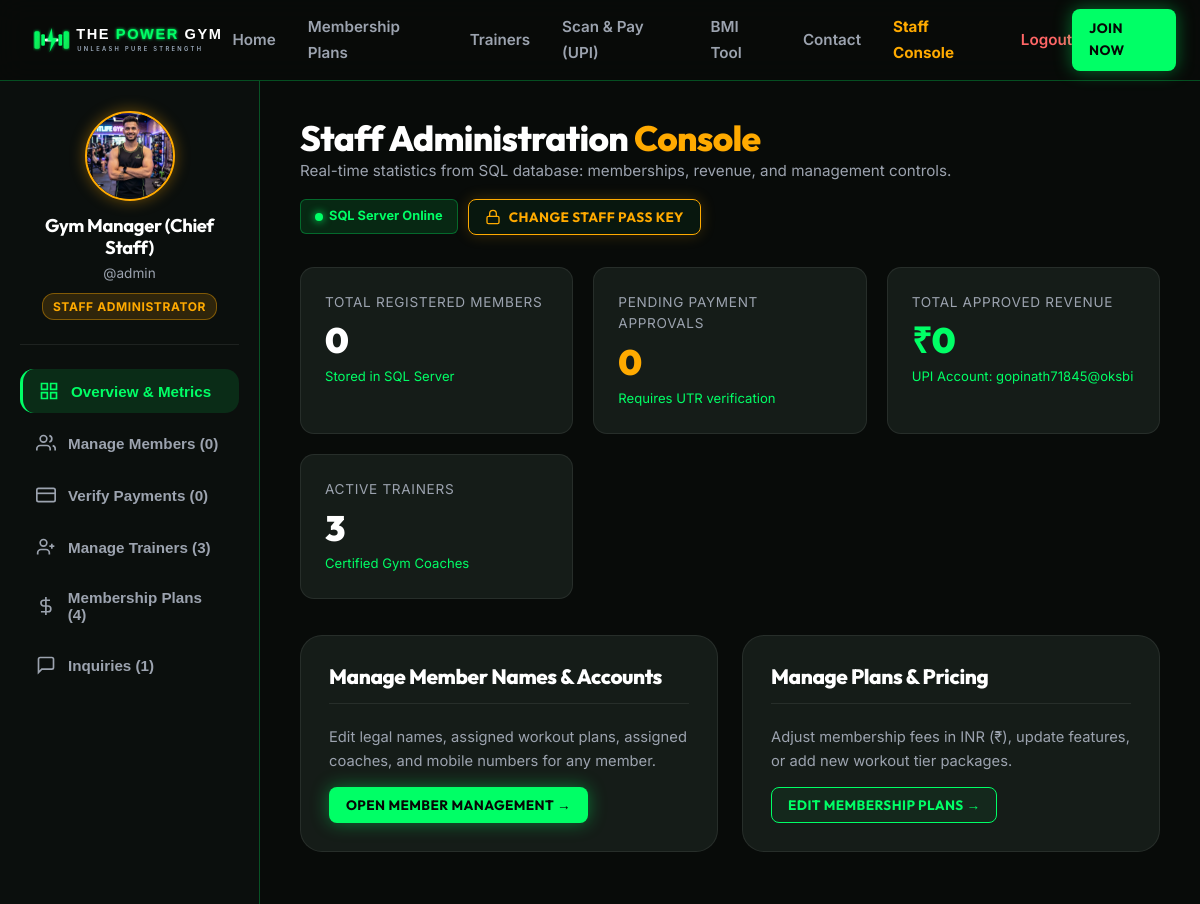
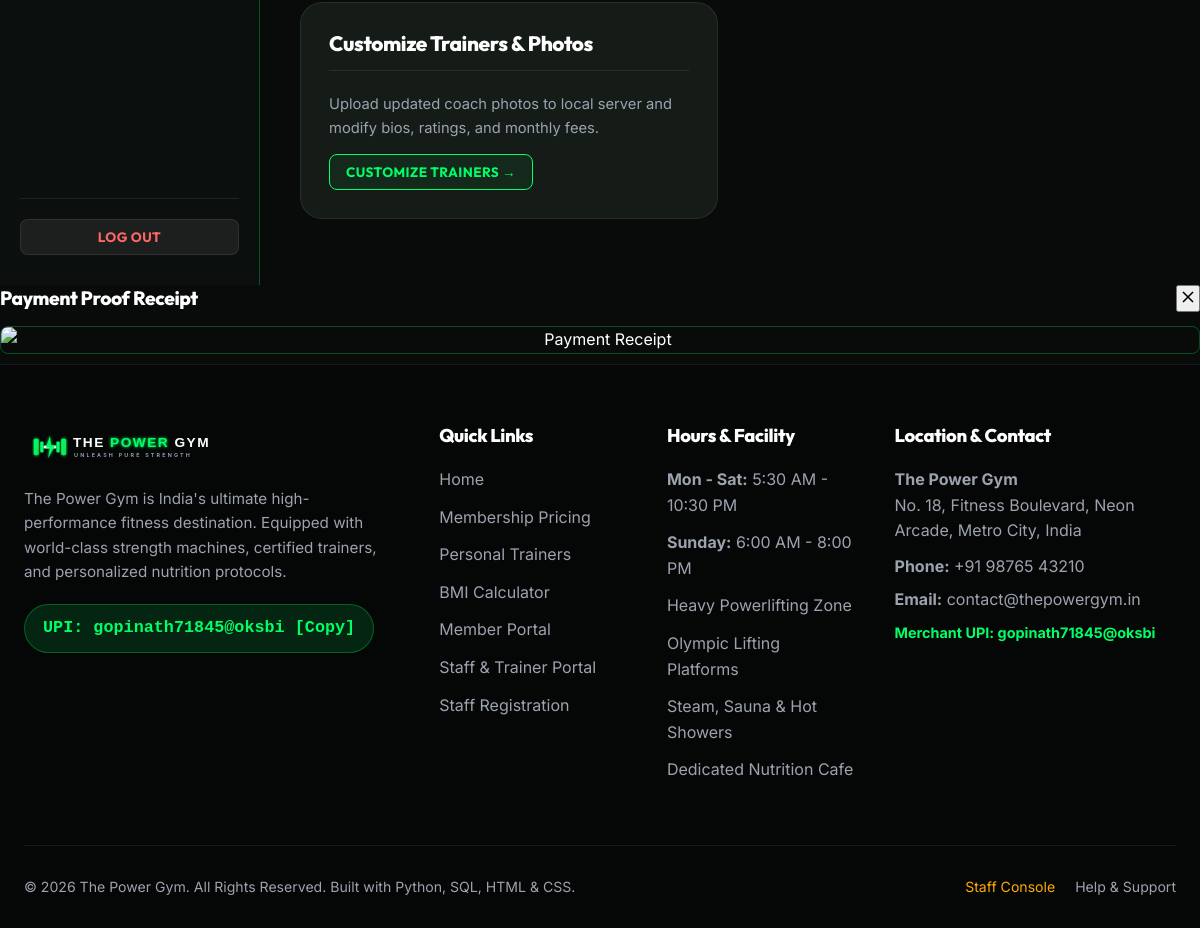
/staff/dashboard (signed in), run on the app's committed database (2 pictures, top to bottom).
### models.py (models this page shows, shortened)
class MemberProfile(db.Model):
    __tablename__ = 'member_profiles'
    id = db.Column(db.Integer, primary_key=True)
    user_id = db.Column(db.Integer, db.ForeignKey('users.id', ondelete='CASCADE'), nullable=False, unique=True)
    full_name = db.Column(db.String(120), nullable=False)
    avatar = db.Column(db.String(255), default='default_avatar.png')
    age = db.Column(db.Integer, nullable=True)
    gender = db.Column(db.String(20), nullable=True)
    height_cm = db.Column(db.Float, nullable=True)
    weight_kg = db.Column(db.Float, nullable=True)
    fitness_goal = db.Column(db.String(120), default='Muscle Building & Fitness')
    blood_group = db.Column(db.String(10), nullable=True)
    emergency_contact = db.Column(db.String(50), nullable=True)
    address = db.Column(db.Text, nullable=True)
    joined_date = db.Column(db.Date, default=date.today)

class User(UserMixin, db.Model):
    __tablename__ = 'users'
    id = db.Column(db.Integer, primary_key=True)
    username = db.Column(db.String(80), unique=True, nullable=False, index=True)
    email = db.Column(db.String(120), unique=True, nullable=False, index=True)
    phone = db.Column(db.String(20), nullable=True)
    password_hash = db.Column(db.String(256), nullable=False)
    role = db.Column(db.String(20), default='customer')  # 'customer' or 'staff'
    is_active = db.Column(db.Boolean, default=True)
    created_at = db.Column(db.DateTime, default=datetime.utcnow)
    profile = db.relationship('MemberProfile', backref='user', uselist=False, cascade='all, delete-orphan')
    memberships = db.relationship('Membership', backref='user', lazy='dynamic', cascade='all, delete-orphan')
    payments = db.relationship('Payment', backref='user', lazy='dynamic', cascade='all, delete-orphan')
    def is_staff(self):
        return self.role == 'staff'

### app.py (the view)
    @app.route('/staff/dashboard')
    @login_required
    def staff_dashboard():
        if not current_user.is_staff():
            flash('Access Denied. Only staff members can view the staff portal.', 'error')
            return redirect(url_for('customer_dashboard'))
        members = User.query.filter_by(role='customer').order_by(User.id.desc()).all()
        all_payments = Payment.query.order_by(Payment.id.desc()).all()
        pending_payments = [p for p in all_payments if p.status == 'Pending']
        trainers = Trainer.query.all()
        inquiries = ContactMessage.query.order_by(ContactMessage.id.desc()).all()
        all_plans = Plan.query.order_by(Plan.id.asc()).all()
        total_revenue = sum(p.amount for p in all_payments if p.status == 'Approved')
        return render_template(
            'staff_dashboard.html',
            profile=current_user.profile,
            members=members,
            all_payments=all_payments,
            pending_payments=pending_payments,
            pending_payments_count=len(pending_payments),
            trainers=trainers,
            inquiries=inquiries,
            total_revenue=total_revenue,
            all_plans=all_plans
        )

### templates/staff_dashboard.html (shortened to what this page needs)
{% extends "base.html" %}
{% block extra_css %}
<link rel="stylesheet" href="{{ url_for('static', filename='css/dashboard.css') }}">
{% endblock %}
{% block content %}
<div class="dashboard-layout">
  <aside class="dashboard-sidebar">
    <div class="sidebar-profile">
      <div class="profile-avatar-wrapper" style="border-color: #FFAA00; box-shadow: 0 0 15px rgba(255, 170, 0, 0.4);">
        <img src="{{ url_for('serve_media', filename=(profile.avatar if profile and profile.avatar else 'trainer_vikram.jpg')) }}" alt="Staff Avatar" onerror="this.src='{{ url_for('static', filename='images/default_avatar.png') }}'">
      </div>
      <h3 class="sidebar-username">{{ profile.full_name if profile else 'Chief Gym Manager' }}</h3>
      <div style="font-size: 0.85rem; color: var(--text-secondary); margin-bottom: 8px;">@{{ current_user.username }}</div>
      <span class="sidebar-badge badge-staff">Staff Administrator</span>
    </div>
    <ul class="sidebar-nav">
      <li>
        <button class="sidebar-link active" data-tab="staff-overview">
          <svg fill="none" stroke="currentColor" stroke-width="2" viewBox="0 0 24 24"><path d="M3 3h7v7H3zM14 3h7v7h-7zM14 14h7v7h-7zM3 14h7v7H3z"></path></svg>
          Overview & Metrics
        </button>
      </li>
      <li>
        <button class="sidebar-link" data-tab="staff-members">
          <svg fill="none" stroke="currentColor" stroke-width="2" viewBox="0 0 24 24"><path d="M17 21v-2a4 4 0 0 0-4-4H5a4 4 0 0 0-4 4v2"></path><circle cx="9" cy="7" r="4"></circle><path d="M23 21v-2a4 4 0 0 0-3-3.87"></path><path d="M16 3.13a4 4 0 0 1 0 7.75"></path></svg>
          Manage Members ({{ members|length }})
        </button>
      </li>
      <li>
        <button class="sidebar-link" data-tab="staff-payments">
          <svg fill="none" stroke="currentColor" stroke-width="2" viewBox="0 0 24 24"><rect x="1" y="4" width="22" height="16" rx="2" ry="2"></rect><line x1="1" y1="10" x2="23" y2="10"></line></svg>
          Verify Payments ({{ pending_payments_count }})
        </button>
      </li>
      <li>
        <button class="sidebar-link" data-tab="staff-trainers">
          <svg fill="none" stroke="currentColor" stroke-width="2" viewBox="0 0 24 24"><path d="M16 21v-2a4 4 0 0 0-4-4H6a4 4 0 0 0-4 4v2"></path><circle cx="9" cy="7" r="4"></circle><line x1="19" y1="8" x2="19" y2="14"></line><line x1="22" y1="11" x2="16" y2="11"></line></svg>
          Manage Trainers ({{ trainers|length }})
        </button>
      </li>
      <li>
        <button class="sidebar-link" data-tab="staff-plans">
          <svg fill="none" stroke="currentColor" stroke-width="2" viewBox="0 0 24 24"><line x1="12" y1="1" x2="12" y2="23"></line><path d="M17 5H9.5a3.5 3.5 0 0 0 0 7h5a3.5 3.5 0 0 1 0 7H6"></path></svg>
          Membership Plans ({{ all_plans|length }})
        </button>
      </li>
      <li>
        <button class="sidebar-link" data-tab="staff-inquiries">
          <svg fill="none" stroke="currentColor" stroke-width="2" viewBox="0 0 24 24"><path d="M21 15a2 2 0 0 1-2 2H7l-4 4V5a2 2 0 0 1 2-2h14a2 2 0 0 1 2 2z"></path></svg>
          Inquiries ({{ inquiries|length }})
        </button>
      </li>
    </ul>
    <div style="padding-top: 20px; border-top: 1px solid var(--border-subtle); margin-top: auto;">
      <button type="button" id="sidebarStaffLogoutBtn" class="btn btn-secondary btn-sm" style="width: 100%; color: #ff6666; cursor: pointer;">
        Log Out
      </button>
    </div>
  </aside>
  <main class="dashboard-content">
    <div class="tab-content active" id="staff-overview">
      <div class="dash-header" style="display: flex; justify-content: space-between; align-items: flex-start; flex-wrap: wrap; gap: 15px;">
        <div>
          <h1 class="dash-title">Staff Administration <span style="color: #FFAA00;">Console</span></h1>
          <p class="dash-subtitle">Real-time statistics from SQL database: memberships, revenue, and management controls.</p>
        </div>
        <div style="display: flex; gap: 10px; align-items: center; flex-wrap: wrap;">
          <div style="display: inline-flex; align-items: center; gap: 6px; padding: 6px 14px; border-radius: 6px; font-size: 0.8rem; font-weight: 700; background: rgba(0,255,102,0.12); color: var(--neon-green); border: 1px solid rgba(0,255,102,0.3);">
            <span style="width: 8px; height: 8px; border-radius: 50%; background: var(--neon-green); box-shadow: 0 0 8px var(--neon-green);"></span>
            <span>SQL Server Online</span>
          </div>
          <button type="button" class="btn btn-outline btn-sm" id="btnOpenChangeKeyModal" style="border-color: #FFAA00; color: #FFAA00; font-weight: 700; display: flex; align-items: center; gap: 8px; box-shadow: 0 0 15px rgba(255, 170, 0, 0.2); cursor: pointer;">
            <svg width="16" height="16" viewBox="0 0 24 24" fill="none" stroke="currentColor" stroke-width="2"><rect x="3" y="11" width="18" height="11" rx="2" ry="2"></rect><path d="M7 11V7a5 5 0 0 1 10 0v4"></path></svg>
            Change Staff Pass Key
          </button>
        </div>
      </div>
      <div class="stats-grid">
        <div class="stat-card">
          <div class="stat-title">Total Registered Members</div>
          <div class="stat-value">{{ members|length }}</div>
          <div class="stat-desc">Stored in SQL Server</div>
        </div>
        <div class="stat-card">
          <div class="stat-title">Pending Payment Approvals</div>
          <div class="stat-value" style="color: #FFAA00;">{{ pending_payments_count }}</div>
          <div class="stat-desc">Requires UTR verification</div>
        </div>
        <div class="stat-card">
          <div class="stat-title">Total Approved Revenue</div>
          <div class="stat-value" style="color: var(--neon-green);">₹{{ "{:,.0f}".format(total_revenue) }}</div>
          <div class="stat-desc">UPI Account: gopinath71845@oksbi</div>
        </div>
        <div class="stat-card">
          <div class="stat-title">Active Trainers</div>
          <div class="stat-value">{{ trainers|length }}</div>
          <div class="stat-desc">Certified Gym Coaches</div>
        </div>
      </div>
      <div style="display: grid; grid-template-columns: repeat(auto-fit, minmax(280px, 1fr)); gap: 24px;">
        <div class="dash-card">
          <div class="dash-card-header">
            <h3 class="dash-card-title">Manage Member Names & Accounts</h3>
          </div>
          <p style="color: var(--text-secondary); margin-bottom: 14px; font-size: 0.92rem;">
            Edit legal names, assigned workout plans, assigned coaches, and mobile numbers for any member.
          </p>
          <button class="btn btn-primary btn-sm" onclick="document.querySelector('[data-tab=staff-members]').click();">
            Open Member Management &rarr;
          </button>
        </div>
        <div class="dash-card">
          <div class="dash-card-header">
            <h3 class="dash-card-title">Manage Plans & Pricing</h3>
          </div>
          <p style="color: var(--text-secondary); margin-bottom: 14px; font-size: 0.92rem;">
            Adjust membership fees in INR (₹), update features, or add new workout tier packages.
          </p>
          <button class="btn btn-outline btn-sm" onclick="document.querySelector('[data-tab=staff-plans]').click();">
            Edit Membership Plans &rarr;
          </button>
        </div>
        <div class="dash-card">
          <div class="dash-card-header">
            <h3 class="dash-card-title">Customize Trainers & Photos</h3>
          </div>
          <p style="color: var(--text-secondary); margin-bottom: 14px; font-size: 0.92rem;">
            Upload updated coach photos to local server and modify bios, ratings, and monthly fees.
          </p>
          <button class="btn btn-outline btn-sm" onclick="document.querySelector('[data-tab=staff-trainers]').click();">
            Customize Trainers &rarr;
          </button>
        </div>
      </div>
    </div>
  </main>
</div>
<div id="receiptModal" class="receipt-modal">
  <div class="receipt-modal-content">
    <div style="display: flex; justify-content: space-between; align-items: center; margin-bottom: 14px;">
      <h3 style="color: #fff; font-size: 1.2rem; margin: 0;">Payment Proof Receipt</h3>
      <button class="btn-modal-close" onclick="closeReceiptModal()" aria-label="Close receipt modal">
        <svg width="20" height="20" viewBox="0 0 24 24" fill="none" stroke="currentColor" stroke-width="2"><line x1="18" y1="6" x2="6" y2="18"></line><line x1="6" y1="6" x2="18" y2="18"></line></svg>
      </button>
    </div>
    <div style="text-align: center;">
      <img id="modalReceiptImg" src="" alt="Payment Receipt" style="max-width: 100%; max-height: 480px; border-radius: 8px; border: 1px solid var(--border-neon); object-fit: contain;">
    </div>
  </div>
</div>
{% endblock %}

### static/css/style.css (style rules this page uses)
:root { --neon-green: #00FF66; --neon-green-glow: rgba(0, 255, 102, 0.45); --neon-green-dim: rgba(0, 255, 102, 0.12); --neon-green-dark: #00cc52; --bg-deep: #080b09; --bg-surface: #101513; --bg-card: #151c18; --bg-card-hover: #1c2621; --border-subtle: rgba(255, 255, 255, 0.08); --border-neon: rgba(0, 255, 102, 0.28); --border-neon-strong: rgba(0, 255, 102, 0.7); --text-main: #FFFFFF; --text-secondary: #9CA3AF; --text-muted: #6B7280; --font-heading: 'Outfit', sans-serif; --font-body: 'Inter', -apple-system, BlinkMacSystemFont, sans-serif; --radius-sm: 8px; --radius-md: 14px; --radius-lg: 22px; --shadow-card: 0 10px 30px -10px rgba(0, 0, 0, 0.6); --shadow-neon: 0 0 25px rgba(0, 255, 102, 0.35); --transition-fast: 0.2s cubic-bezier(0.4, 0, 0.2, 1); --transition-smooth: 0.35s cubic-bezier(0.4, 0, 0.2, 1); }
*, *::before, *::after { box-sizing: border-box; margin: 0; padding: 0; }
html { scroll-behavior: smooth; font-size: 16px; }
body { background-color: var(--bg-deep); color: var(--text-main); font-family: var(--font-body); line-height: 1.6; min-height: 100vh; display: flex; flex-direction: column; overflow-x: hidden; -webkit-font-smoothing: antialiased; }
h1, h2, h3, h4, h5, h6 { font-family: var(--font-heading); color: var(--text-main); font-weight: 800; letter-spacing: -0.02em; line-height: 1.2; }
img { max-width: 100%; height: auto; display: block; }
.btn { display: inline-flex; align-items: center; justify-content: center; gap: 10px; padding: 13px 26px; border-radius: var(--radius-md); font-family: var(--font-heading); font-weight: 700; font-size: 0.98rem; letter-spacing: 0.03em; text-transform: uppercase; cursor: pointer; border: 1px solid transparent; transition: all var(--transition-smooth); position: relative; overflow: hidden; }
.btn-primary { background: var(--neon-green); color: #050806; box-shadow: 0 0 18px rgba(0, 255, 102, 0.4); }
.btn-outline { background: rgba(0, 255, 102, 0.05); border-color: var(--neon-green); color: var(--neon-green); }
.btn-secondary { background: rgba(255, 255, 255, 0.07); color: var(--text-main); border: 1px solid var(--border-subtle); }
.btn-sm { padding: 8px 16px; font-size: 0.85rem; border-radius: var(--radius-sm); }

### data on the page
MemberProfile: avatar (picture), full_name "Gym Manager (Chief Staff)"
User: username "admin"

### other printed values
{{ members|length }} "0"
{{ pending_payments_count }} "0"
{{ trainers|length }} "3"
{{ all_plans|length }} "4"
{{ inquiries|length }} "1"
{{ "{:,.0f}".format(total_revenue) }} "0"
